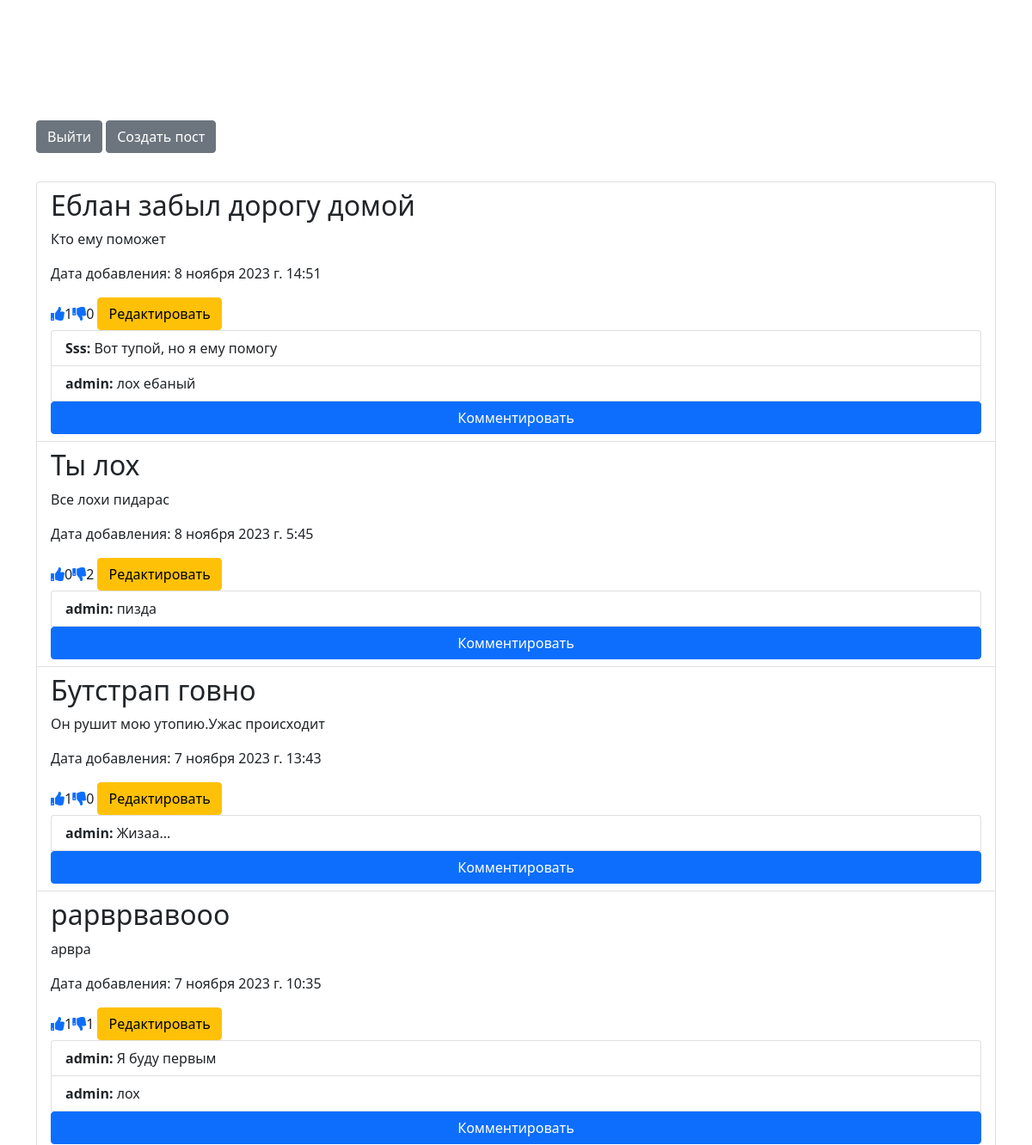
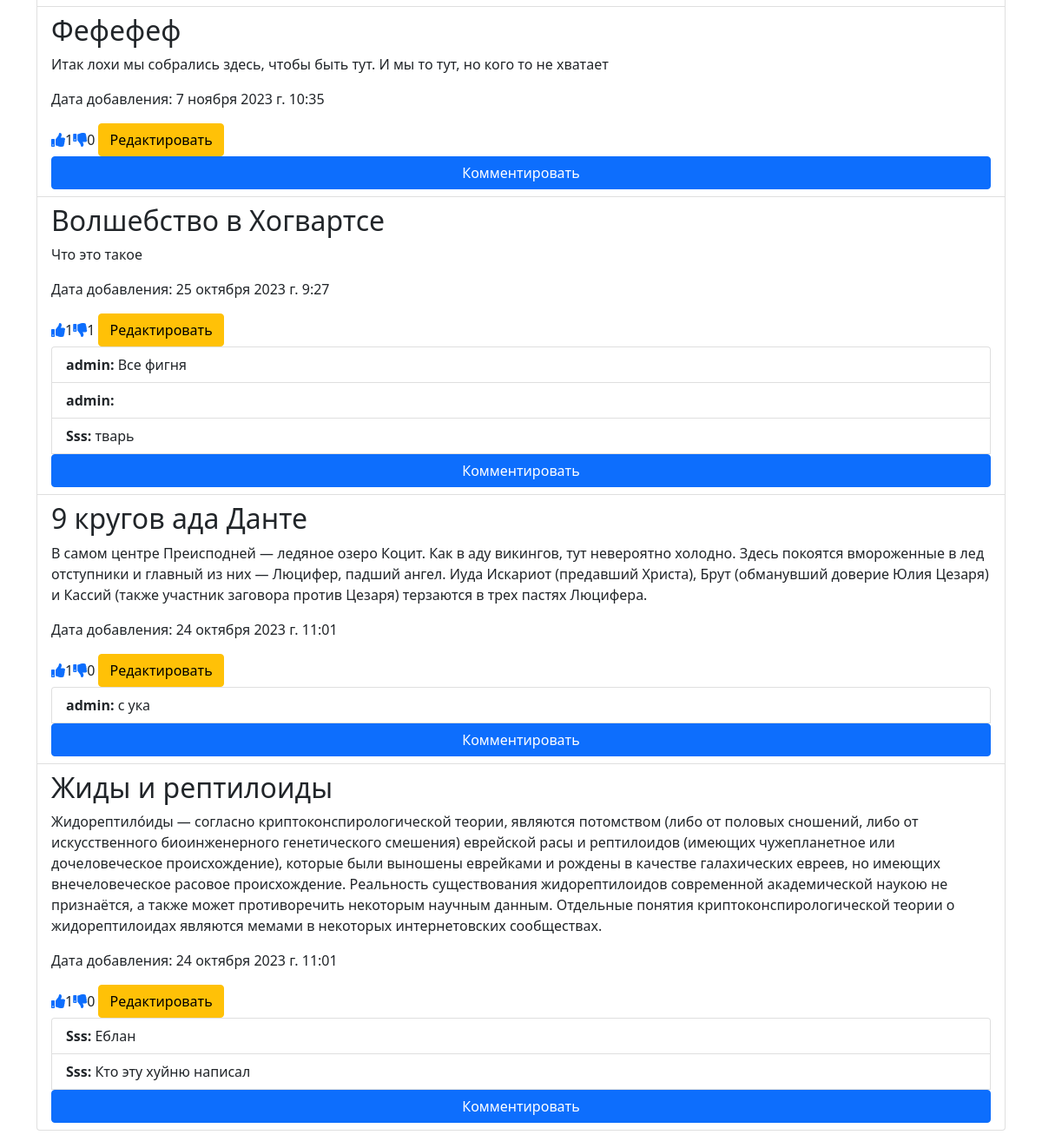
The app's page / (signed in) with its own data (2 pictures, top to bottom).
### djangoProject/blogs/models.py (models this page shows, shortened)
class BlogPost(models.Model):
    title = models.CharField(max_length=200)
    text = models.TextField()
    date_added = models.DateTimeField(auto_now_add=True)
    author = models.ForeignKey(User, on_delete=models.CASCADE)
    likes = models.ManyToManyField(User, related_name='liked_posts', blank=True)
    dislikes = models.ManyToManyField(User, related_name='disliked_posts', blank=True)

class Comment(models.Model):
    post = models.ForeignKey(BlogPost, related_name="comments", on_delete=models.CASCADE)
    author = models.ForeignKey(User, on_delete=models.CASCADE)
    text = models.TextField()
    date_added = models.DateTimeField(auto_now_add=True)

### djangoProject/blogs/views.py (the view)
# urls.py: path('', views.home, name='home'),
def home(request):
    posts = BlogPost.objects.order_by('-date_added')
    return render(request, 'blogs/home.html', {'posts': posts })

### djangoProject/blogs/templates/blogs/home.html (shortened to what this page needs)
{% extends 'blogs/base.html' %}
{% load static %}
{%  block additional_styles %}
    <link rel="stylesheet" href="https://cdn.jsdelivr.net/npm/bootstrap@5.0.0/dist/css/bootstrap.min.css">
    <link rel="stylesheet" href="https://cdnjs.cloudflare.com/ajax/libs/font-awesome/5.15.3/css/all.min.css">
{% endblock %}
{% block content %}
    <div class="container mt-4">
        <h1>Добро пожаловать в Жопу!</h1>
        {% if user.is_authenticated %}
            <p>Салам, {{ user.username }}.</p>
            <a href="{% url 'users:logout' %}" class="btn btn-secondary">Выйти</a>
            {% if user.is_staff %}
                <a href="{% url 'blogs:create_post' %}" class="btn btn-secondary">Создать пост</a>
            {% endif %}
        {% else %}
            <a href="{% url 'users:register' %}" class="btn btn-primary">Регистрация</a>
            <a href="{% url 'users:login' %}" class="btn btn-primary">Войти</a>
        {% endif %}
        <hr>
        <ul class="list-group">
            {% for post in posts %}
                <li class="list-group-item">
                    <h2>{{ post.title }}</h2>
                    <p>{{ post.text }}</p>
                    <p>Дата добавления: {{ post.date_added }}</p>
 <div class="btn-group">
    <a href="{% url 'blogs:like_post' post.id %}" class="">
        <i class="fas fa-thumbs-up"></i>
    </a>
    <span id="likes_count_{{ post.id }}" class="like-count">{{ post.likes.count }}</span>
    <a href="{% url 'blogs:dislike_post' post.id %}" class="">
        <i class="fas fa-thumbs-down"></i>
    </a>
    <span id="dislikes_count_{{ post.id }}" class="dislike-count">{{ post.dislikes.count }}</span>
</div>
                    {% if post.author == user %}
                        <a href="{% url 'blogs:edit_post' post.id %}" class="btn btn-warning">Редактировать</a>
                    {% endif %}
                    <ul class="list-group">
                        {% for comment in post.comments.all %}
                            <li class="list-group-item">
                                <strong>{{ comment.author.username }}:</strong> {{ comment.text }}
                            </li>
                        {% endfor %}
                        <a href="{% url 'blogs:view_post' post.id %}" class="btn btn-primary">Комментировать</a>
                    </ul>
                </li>
            {% endfor %}
        </ul>
    </div>
    {% endblock content %}

### djangoProject/blogs/static/style/custom.css (style rules this page uses)
.blog-background { background-image: url('/media/images/cyberpunk.jpg'); background-size: cover; background-position: center center; padding: 20px; color: #fff; }

### records on screen
BlogPost: title "Еблан забыл дорогу домой", text "Кто ему поможет", date_added "8 ноября 2023 г. 14:51", likes.count "1", dislikes.count "0", shows "Редактировать"
Comment: author.username "Sss", text "Вот тупой, но я ему помогу"
Comment: author.username "admin", text "лох ебаный"
BlogPost: title "Ты лох", text "Все лохи пидарас", date_added "8 ноября 2023 г. 5:45", likes.count "0", dislikes.count "2", shows "Редактировать"
Comment: author.username "admin", text "пизда"
BlogPost: title "Бутстрап говно", text "Он рушит мою утопию.Ужас происходит", date_added "7 ноября 2023 г. 13:43", likes.count "1", dislikes.count "0", shows "Редактировать"
Comment: author.username "admin", text "Жизаа..."
BlogPost: title "рарврвавооо", text "арвра", date_added "7 ноября 2023 г. 10:35", likes.count "1", dislikes.count "1", shows "Редактировать"
Comment: author.username "admin", text "Я буду первым"
Comment: author.username "admin", text "лох"
BlogPost: title "Фефефеф", text "Итак лохи мы собрались здесь, чтобы быть тут. И мы то тут, но кого то не хватает", date_added "7 ноября 2023 г. 10:35", likes.count "1", dislikes.count "0", shows "Редактировать"
BlogPost: title "Волшебство в Хогвартсе", text "Что это такое", date_added "25 октября 2023 г. 9:27", likes.count "1", dislikes.count "1", shows "Редактировать"
Comment: author.username "admin", text "Все фигня"
Comment: author.username "admin"
Comment: author.username "Sss", text "тварь"
BlogPost: title "9 кругов ада Данте", text "В самом центре Преисподней — ледяное озеро Коцит. Как в аду викингов, тут невероятно холодно. Здесь покоятся вмороженные в лед отступники и главный из них — Люцифер, падший ангел. Иуда Искариот (предавший Христа), Брут (обманувший доверие Юлия Цезаря) и Кассий (также участник заговора против Цезаря) терзаются в трех пастях Люцифера.", date_added "24 октября 2023 г. 11:01", likes.count "1", dislikes.count "0", shows "Редактировать"
Comment: author.username "admin", text "с ука"
BlogPost: title "Жиды и рептилоиды", text "Жидорептило́иды — согласно криптоконспирологической теории, являются потомством (либо от половых сношений, либо от искусственного биоинженерного генетического смешения) еврейской расы и рептилоидов (имеющих чужепланетное или дочеловеческое происхождение), которые были выношены еврейками и рождены в качестве галахических евреев, но имеющих внечеловеческое расовое происхождение. Реальность существования жидорептилоидов современной академической наукою не признаётся, а также может противоречить некоторым научным данным. Отдельные понятия криптоконспирологической теории о жидорептилоидах являются мемами в некоторых интернетовских сообществах.", date_added "24 октября 2023 г. 11:01", likes.count "1", dislikes.count "0", shows "Редактировать"
Comment: author.username "Sss", text "Еблан"
Comment: author.username "Sss", text "Кто эту хуйню написал"
